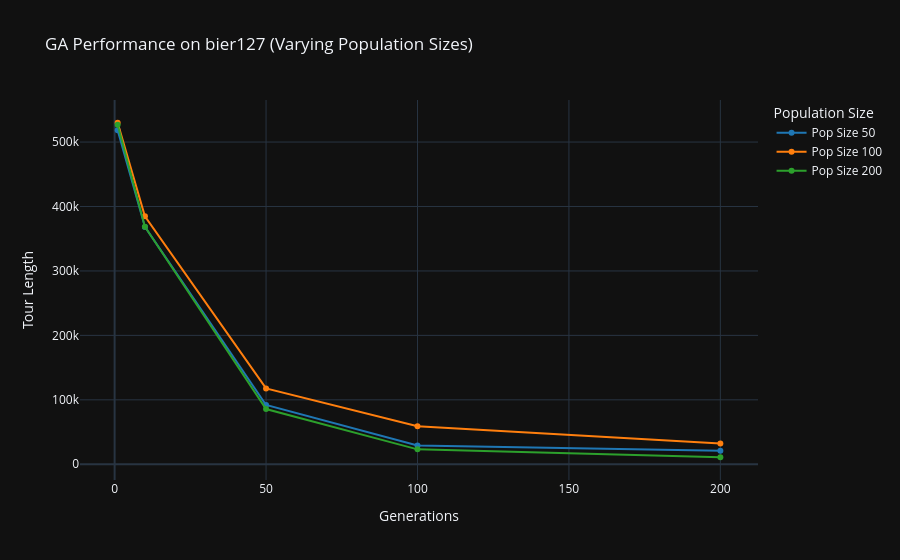
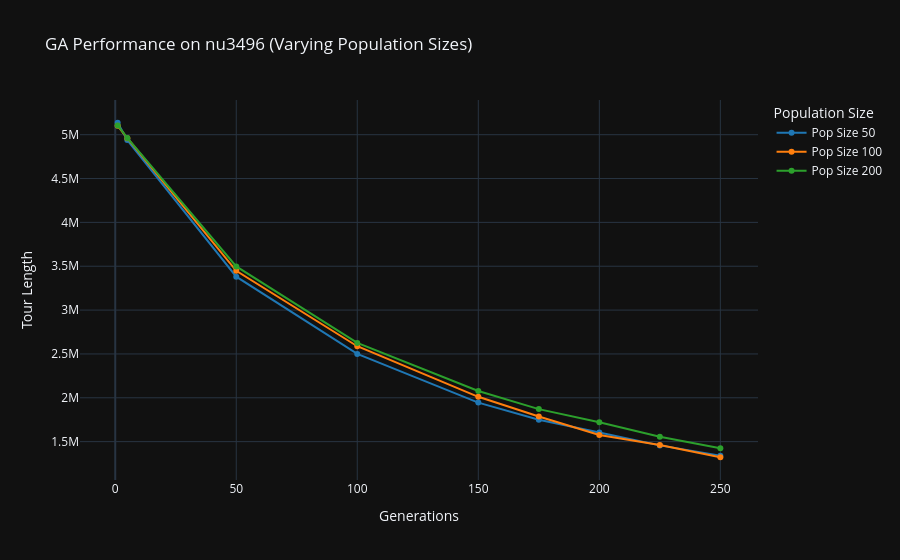

Notebook code for these charts, in order:
### Markdown cell above
## Genetic Algorithm Performance Analysis

### Experimental Design

#### Dataset Configuration
| Instance | Nodes | Generation Checkpoints | Population Sizes Tested |
|----------|-------|------------------------|-------------------------|
| `bier127` | 127 | [1, 10, 50, 100, 200] | 50, 100, 200 |
| `nu3496` | 3,496 | [1, 5, 50, 100, 150, 175, 200, 225, 250] | 50, 100, 200 |

### Key Implementation Features

1. **Efficient Tracking**:
   - Single execution per population size
   - Records tour lengths at specified generation intervals
   - Returns full convergence history via `generations_to_track`

2. **Visualization Parameters**:
   - Consistent color coding across plots:
     - Blue (#1f77b4): Population 50
     - Orange (#ff7f0e): Population 100
     - Green (#2ca02c): Population 200
   - Dark theme for better contrast

### Code cell
from itertools import cycle
tsp_nodes_bier = read_tsp_data("bier127.tsp")
generations_list = [1, 10, 50, 100, 200]
population_sizes = [50, 100, 200]
color_cycle = cycle(['#1f77b4', '#ff7f0e', '#2ca02c'])
fig_bier = go.Figure()

for pop_size in population_sizes:
    _, _, bier_lengths = genetic_algorithm_tsp(
        tsp_nodes_bier,
        population_size=pop_size,
        max_generations=max(generations_list),
        generations_to_track=generations_list
    )

    fig_bier.add_trace(go.Scatter(
        x=generations_list,
        y=bier_lengths,
        mode='lines+markers',
        name=f'Pop Size {pop_size}',
        line=dict(color=next(color_cycle))
    ))

fig_bier.update_layout(
    title='GA Performance on bier127 (Varying Population Sizes)',
    xaxis_title='Generations',
    yaxis_title='Tour Length',
    template='plotly_dark',
    legend_title='Population Size'
)
fig_bier.show()


tsp_nodes_large = read_tsp_data("nu3496.tsp")
generations_list_large = [1, 5, 50, 100, 150, 175, 200, 225, 250]
population_sizes = [50, 100, 200]
fig_large = go.Figure()

for pop_size in population_sizes:
    _, _, large_lengths = genetic_algorithm_tsp(
        tsp_nodes_large,
        population_size=pop_size,
        max_generations=max(generations_list_large),
        generations_to_track=generations_list_large
    )

    fig_large.add_trace(go.Scatter(
        x=generations_list_large,
        y=large_lengths,
        mode='lines+markers',
        name=f'Pop Size {pop_size}',
        line=dict(color=next(color_cycle))
    ))

fig_large.update_layout(
    title='GA Performance on nu3496 (Varying Population Sizes)',
    xaxis_title='Generations',
    yaxis_title='Tour Length',
    template='plotly_dark',
    legend_title='Population Size'
)
fig_large.show()

### Figure 1 — Plotly figure (JSON) as saved in the notebook; plotly's stock layout.template omitted (floating-point values rounded to 4 significant figures)
{"data": [{"line": {"color": "#1f77b4"}, "mode": "lines+markers", "name": "Pop Size 50", "x": [1, 10, 50, 100, 200], "y": [518500.0, 368300.0, 91980.0, 29030.0, 21000.0], "type": "scatter"}, {"line": {"color": "#ff7f0e"}, "mode": "lines+markers", "name": "Pop Size 100", "x": [1, 10, 50, 100, 200], "y": [529900.0, 384700.0, 117700.0, 59150.0, 32390.0], "type": "scatter"}, {"line": {"color": "#2ca02c"}, "mode": "lines+markers", "name": "Pop Size 200", "x": [1, 10, 50, 100, 200], "y": [527000.0, 368700.0, 85710.0, 23130.0, 10890.0], "type": "scatter"}], "layout": {"title": {"text": "GA Performance on bier127 (Varying Population Sizes)"}, "xaxis": {"title": {"text": "Generations"}}, "yaxis": {"title": {"text": "Tour Length"}}, "legend": {"title": {"text": "Population Size"}}}}

### Figure 2 — Plotly figure (JSON) as saved in the notebook; plotly's stock layout.template omitted (floating-point values rounded to 4 significant figures)
{"data": [{"line": {"color": "#1f77b4"}, "mode": "lines+markers", "name": "Pop Size 50", "x": [1, 5, 50, 100, 150, 175, 200, 225, 250], "y": [5136000.0, 4938000.0, 3381000.0, 2500000.0, 1945000.0, 1749000.0, 1604000.0, 1457000.0, 1340000.0], "type": "scatter"}, {"line": {"color": "#ff7f0e"}, "mode": "lines+markers", "name": "Pop Size 100", "x": [1, 5, 50, 100, 150, 175, 200, 225, 250], "y": [5101000.0, 4961000.0, 3447000.0, 2588000.0, 2011000.0, 1786000.0, 1575000.0, 1461000.0, 1322000.0], "type": "scatter"}, {"line": {"color": "#2ca02c"}, "mode": "lines+markers", "name": "Pop Size 200", "x": [1, 5, 50, 100, 150, 175, 200, 225, 250], "y": [5105000.0, 4963000.0, 3498000.0, 2625000.0, 2077000.0, 1871000.0, 1721000.0, 1555000.0, 1425000.0], "type": "scatter"}], "layout": {"title": {"text": "GA Performance on nu3496 (Varying Population Sizes)"}, "xaxis": {"title": {"text": "Generations"}}, "yaxis": {"title": {"text": "Tour Length"}}, "legend": {"title": {"text": "Population Size"}}}}
